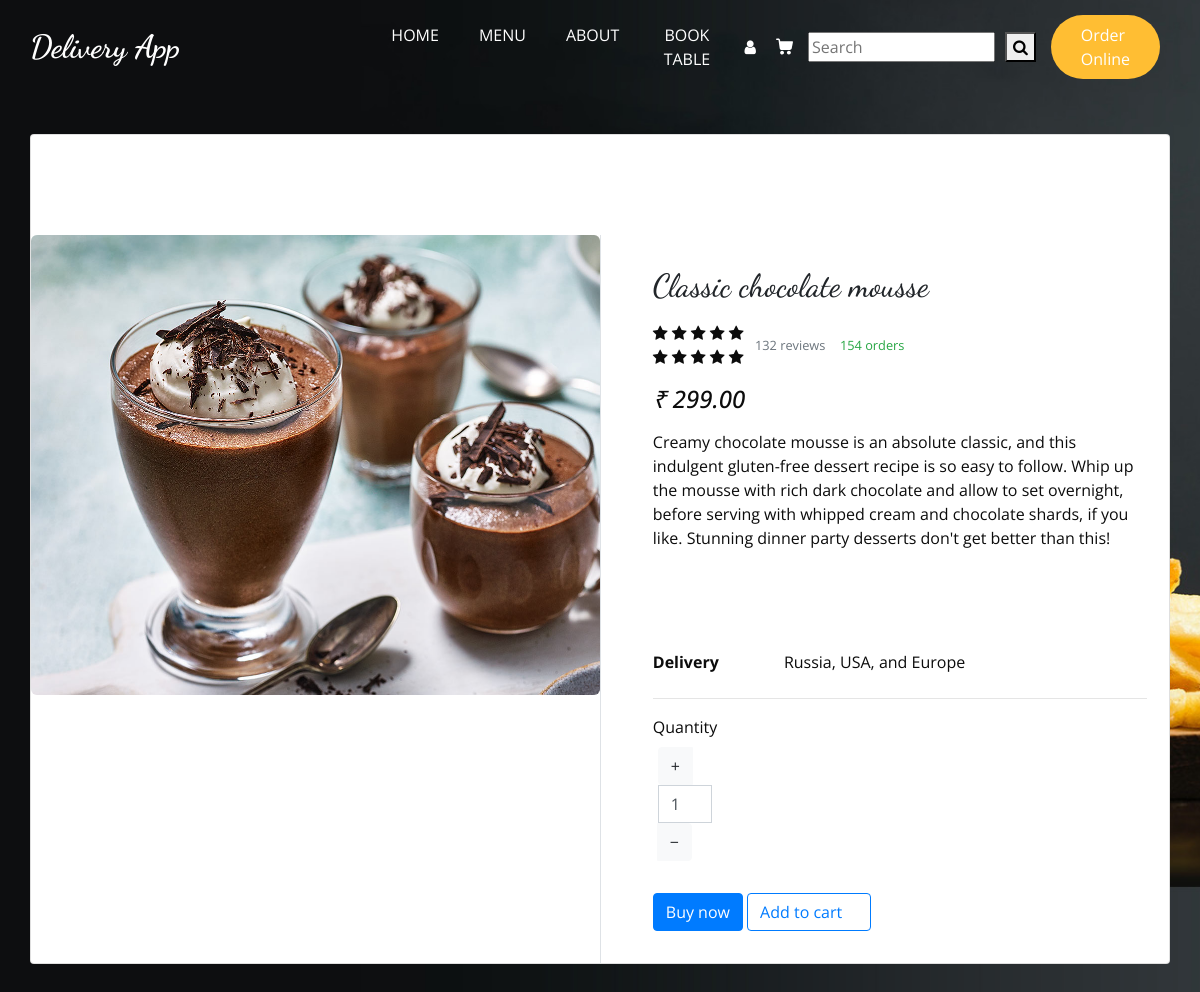
/items/classic-chocolate-mousse/, run on the app's committed database.
### Items/models.py (models this page shows, shortened)
class Items(models.Model):
    item_name = models.CharField(max_length=100)
    slug = models.SlugField(unique=True, null=True, blank=True)
    image = models.ImageField(upload_to='items')
    category = models.ForeignKey(Category, on_delete=models.CASCADE, related_name="items")
    price = models.DecimalField(max_digits=5, decimal_places=2)
    item_description = models.TextField()

### Items/views.py (the view)
# urls.py: path('<slug>/', item_detail_view, name='item_detail'),
def item_detail_view(request, slug):
    try :
        item = Items.objects.get(slug = slug)
        context = {
            'item' : item,
        }
        return render(request, 'items/item_detail.html', context)
    except Exception as e:
        print('*****')
        print(e)
        print('*****')

### templates/items/item_detail.html (shortened to what this page needs)
{% extends 'base/base.html' %}
{% block content %}
<section class="section-content padding-y bg">
    <div class="container">
    <div class="card">
        <div class="row no-gutters">
            <aside class="col-md-6">
    <article class="gallery-wrap">
    <div class="img-big-wrap">
      <div> <a href="#"><img src="/media/{{item.image}}"></a></div>
    </div>
    </article>
            </aside>
            <main class="col-md-6 border-left">
    <article class="content-body">
    <h2 class="title">{{item.item_name}}</h2>
    <div class="rating-wrap my-3">
        <ul class="rating-stars">
            <li style="width:80%" class="stars-active">
                <i class="fa fa-star"></i> <i class="fa fa-star"></i>
                <i class="fa fa-star"></i> <i class="fa fa-star"></i>
                <i class="fa fa-star"></i>
            </li>
            <li>
                <i class="fa fa-star"></i> <i class="fa fa-star"></i>
                <i class="fa fa-star"></i> <i class="fa fa-star"></i>
                <i class="fa fa-star"></i>
            </li>
        </ul>
        <small class="label-rating text-muted">132 reviews</small>
        <small class="label-rating text-success">  154 orders </small>
    </div>
    <div class="mb-3">
        <var class="price h4">₹
          {% if updated_price %}
            {{updated_price}}
          {% else %}
          {{item.price}}
          {% endif %}
        </var>
    </div>
    <p>{{item.item_description}}</p>
    <dl class="row">
      <dt class="col-sm-3">Delivery</dt>
      <dd class="col-sm-9">Russia, USA, and Europe </dd>
    </dl>
    <hr>
        <div class="form-row">
            <div class="form-group col-md flex-grow-0">
                <label>Quantity</label>
                <div class="input-group mb-3 input-spinner">
                  <div class="input-group-prepend">
                    <button class="btn btn-light" type="button" id="button-plus"> + </button>
                  </div>
                  <input type="text" class="form-control" value="1">
                  <div class="input-group-append">
                    <button class="btn btn-light" type="button" id="button-minus"> − </button>
                  </div>
                </div>
            </div>
        </div>
        <a href="#" class="btn  btn-primary"> Buy now </a>
        <a href="{% url 'add_to_cart' item.slug %}" class="btn  btn-outline-primary"> <span class="text">Add to cart</span> <i class="fas fa-shopping-cart"></i> </a>
    </article>
            </main>
        </div>
    </div>
    </div>
    </section>
{% endblock %}

### public/static/css/style.css (style rules this page uses)
body { font-family: "Open Sans", sans-serif; color: #0c0c0c; background-color: #ffffff; overflow-x: hidden; }
h1, h2 { font-family: 'Dancing Script', cursive; }
a, a:hover, a:focus { text-decoration: none; }
.btn, .btn:focus { outline: none !important; -webkit-box-shadow: none; box-shadow: none; }

### public/static/css/responsive.css (style rules this page uses)
@media (min-width: 1200px) { .container { max-width: 1170px; } }

### templates/base/base.html (style rules this page uses)
.no-gutters > .col, .no-gutters > [class*="col-"] { padding-left: 15px; }
button, input { margin: 0 5px; }
.col-sm-3 { -ms-flex: 0 0 25%; flex: 0 0 25%; max-width: 25%; }
hr { margin-top: 1rem; margin-bottom: 1rem; border: 0; border-top: 1px solid rgba(0, 0, 0, 0.1); }
.label-rating { margin-left: 7px; display: inline-block; vertical-align: middle; }
.rating-stars { display: inline-block; vertical-align: middle; list-style: none; margin: 0; padding: 0; position: relative; white-space: nowrap; clear: both; }
.form-row { display: -ms-flexbox; display: flex; -ms-flex-wrap: wrap; flex-wrap: wrap; margin-right: -5px; margin-left: -5px; }
.card .title { color: #212529; }
.content-body { flex: 1 1 auto; padding: 2rem 2.3rem; }
.no-gutters { margin-right: 0; margin-left: 0; }
.gallery-wrap .img-big-wrap { margin-bottom: 10px; border-radius: 0.37rem; overflow: hidden; background-color: #fff; }
*, *::before, *::after { box-sizing: border-box; }
.gallery-wrap .img-big-wrap img { height: 460px; width: auto; display: inline-block; cursor: zoom-in; }
.gallery-wrap .img-big-wrap a { text-align: center; display: block; }
.mb-3, .my-3 { margin-bottom: 1rem !important; }
.mt-3, .my-3 { margin-top: 1rem !important; }
.padding-y { padding-top: 40px; padding-bottom: 40px; }
.row { display: -ms-flexbox; display: flex; -ms-flex-wrap: wrap; flex-wrap: wrap; margin-right: -15px; margin-left: -15px; margin-top: 100px; }
.card { position: relative; display: -ms-flexbox; display: flex; -ms-flex-direction: column; flex-direction: column; min-width: 0; word-wrap: break-word; background-color: #fff; background-clip: border-box; border: 1px solid rgba(0, 0, 0, 0.125); border-radius: 0.25rem; }

### data on the page
Items: image (picture), item_name "Classic chocolate mousse", price "299.00", item_description "Creamy chocolate mousse is an absolute classic, and this indulgent gluten-free dessert recipe is so easy to follow. Whip up the mousse with rich dark chocolate and allow to set overnight, before serving with whipped cream and chocolate shards, if you like. Stunning dinner party desserts don't get better than this!"
